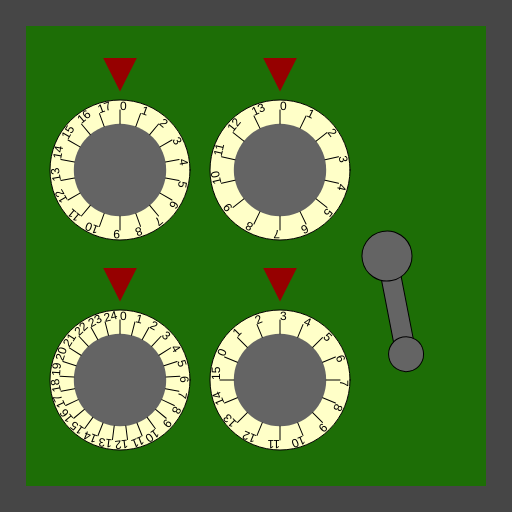
Frame 1 (no input)
Frame 60 (no input): identical to frame 1, image omitted
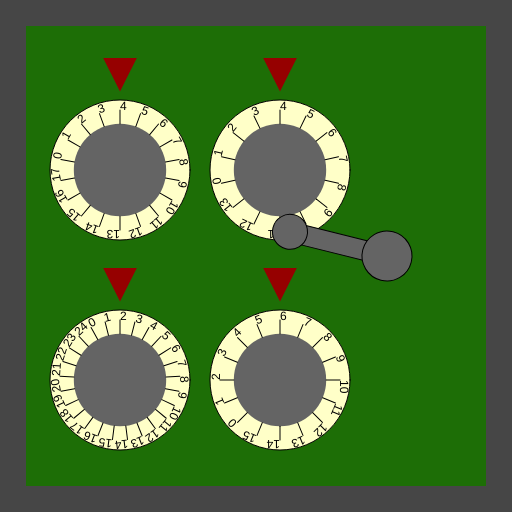
Frame 120 (the mouse pressed at the canvas centre since frame 60)

The p5.js sketch that drew these frames (run headless with seeded random() and noise() and a simulated clock; from frame 60 on, the mouse is pressed at the canvas centre):

// p5.js sketch
// ── sketch.js
/*

Officer: 3337827
CaseNum: 303-2-10937650-3337827

Case 303 - The Case of the Crooked Attorney
Stage 3 - The Gates Bank

I’ve made an appointment for you at the Gates Bank to retrieve your safe deposit box from the vault.
Actually you will break into Torvalds’ one.

Crack the safe by doing the following:

	When the mouse button is pressed:
	- Make secret_locker_combination0 equal to the value of mouseY
	- Use the 'max' function to prevent secret_locker_combination0 from falling below 2

	When the mouse button is pressed:
	- Increment secret_locker_combination1 by 2
	- Use the 'constrain' function to prevent secret_locker_combination1 from falling below 2 and going above 19

	When the mouse button is pressed:
	- Make secret_locker_combination2 equal to the value of mouseY
	- Use the 'max' function to prevent secret_locker_combination2 from falling below 2

	Whilst the mouse is moving:
	- Increment secret_locker_combination3 by 3
	- Use the 'min' function to prevent secret_locker_combination3 from going above 11

	Whilst the mouse is moving:
	- Make secret_locker_combination4 equal to the value of mouseX
	- Use the 'max' function to prevent secret_locker_combination4 from falling below 11



This time you'll need to create the relevant event handlers yourself.

There are many possible ways of investigating this case, but you
should use ONLY the following commands:

	- The assignment operator aka. the equals sign !
	- mouseX, mouseY
	- Incrementing +=
	- Decrementing -=
	- min, max
	- constrain

*/

//declare the variables

var secret_locker_combination0;
var secret_locker_combination1;
var secret_locker_combination2;
var secret_locker_combination3;
var secret_locker_combination4;


function preload()
{
	//IMAGES WILL BE LOADED HERE

}

function setup()
{
	createCanvas(512,512);

	//initialise the variables
	secret_locker_combination0 = 0;
	secret_locker_combination1 = 0;
	secret_locker_combination2 = 0;
	secret_locker_combination3 = 0;
	secret_locker_combination4 = 0;

}

///////////////////EVENT HANDLERS///////////////////

//Create event handlers here to open the safe ...

function mouseMoved()
{
	secret_locker_combination3 = min(secret_locker_combination3+=3 ,11);
	secret_locker_combination4 = max(secret_locker_combination4=mouseX,11);
}

function mousePressed()
{
	secret_locker_combination0 = max(secret_locker_combination0=mouseY,2);
	secret_locker_combination1 = constrain(secret_locker_combination1+=2, 2, 19);
	secret_locker_combination2 = max(secret_locker_combination2=mouseY,2);
}
///////////////DO NOT CHANGE CODE BELOW THIS POINT///////////////////

function draw()
{

	//Draw the safe door
	background(70);
	noStroke();
	fill(29,110,6);
	rect(26,26,width-52,width-52);

	//Draw the combination dials
	push();
	translate(120,170);
	drawDial(140,secret_locker_combination0, 18);
	pop();

	push();
	translate(120,380);
	drawDial(140,secret_locker_combination1, 25);
	pop();

	push();
	translate(280,170);
	drawDial(140,secret_locker_combination2, 14);
	pop();

	push();
	translate(280,380);
	drawDial(140,secret_locker_combination3, 16);
	pop();

	//Draw the lever
	push();
	translate(width - 125,256);
	drawLever(secret_locker_combination4);
	pop();


}

function drawDial(diameter,num,maxNum)
{
	//the combination lock

	var r = diameter * 0.5;
	var p = r * 0.6;

	stroke(0);
	fill(255,255,200);
	ellipse(0,0,diameter,diameter);
	fill(100);
	noStroke();
	ellipse(0,0,diameter*0.66,diameter*0.66);
	fill(150,0,0);
	triangle(
		-p * 0.4,-r-p,
		p * 0.4,-r-p,
		0,-r-p/5
	);

	noStroke();

	push();
	var inc = 360/maxNum;

	rotate(radians(-num * inc));
	for(var i = 0; i < maxNum; i++)
	{
		push();
		rotate(radians(i * inc));
		stroke(0);
		line(0,-r*0.66,0,-(r-10));
		noStroke();
		fill(0);
		text(i,0,-(r-10));
		pop();
	}

	pop();
}

function drawLever(rot)
{
	push();
	rotate(radians(-rot))
	stroke(0);
	fill(100);
	rect(-10,0,20,100);
	ellipse(0,0,50,50);
	ellipse(0,100,35,35);
	pop();
}
